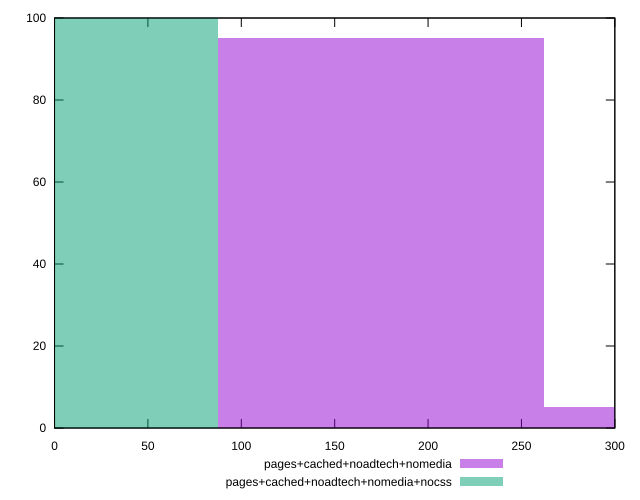

This chart was generated by the following gnuplot code:
reset

$pagesCachedNoadtechNomedia <<EOF
174.82275173710312 95
349.64550347420624 5
EOF

$pagesCachedNoadtechNomediaNocss <<EOF
0 100
EOF

set key outside below
set boxwidth 174.82275173710312
set xrange [0:300]
set yrange [0:100]
set trange [0:100]
set style fill transparent solid 0.5 noborder
set terminal svg size 640, 500 enhanced background rgb 'white'
set output "report_00025_2021-02-22T21:38:55.199Z/unused-css-rules/comparison/histogram/3_vs_4.svg"

plot $pagesCachedNoadtechNomedia title "pages+cached+noadtech+nomedia" with boxes, \
     $pagesCachedNoadtechNomediaNocss title "pages+cached+noadtech+nomedia+nocss" with boxes

reset
